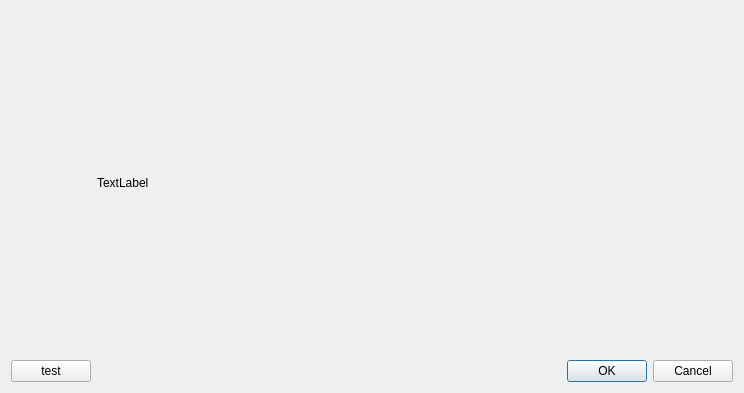
<?xml version="1.0" encoding="UTF-8"?>
<ui version="4.0">
 <class>CDialogBase</class>
 <widget class="QDialog" name="CDialogBase">
  <property name="geometry">
   <rect>
    <x>0</x>
    <y>0</y>
    <width>744</width>
    <height>393</height>
   </rect>
  </property>
  <property name="windowTitle">
   <string>Dialog</string>
  </property>
  <layout class="QGridLayout" name="gridLayout">
   <item row="0" column="1">
    <widget class="QLabel" name="imageLabel">
     <property name="text">
      <string>TextLabel</string>
     </property>
    </widget>
   </item>
   <item row="0" column="0">
    <widget class="QLabel" name="label">
     <property name="text">
      <string/>
     </property>
     <property name="pixmap">
      <pixmap>images/qt.png</pixmap>
     </property>
    </widget>
   </item>
   <item row="3" column="0">
    <widget class="QPushButton" name="btnTest">
     <property name="text">
      <string>test</string>
     </property>
    </widget>
   </item>
   <item row="3" column="1">
    <widget class="QDialogButtonBox" name="buttonBox">
     <property name="orientation">
      <enum>Qt::Horizontal</enum>
     </property>
     <property name="standardButtons">
      <set>QDialogButtonBox::Cancel|QDialogButtonBox::Ok</set>
     </property>
    </widget>
   </item>
  </layout>
 </widget>
 <resources/>
 <connections>
  <connection>
   <sender>buttonBox</sender>
   <signal>accepted()</signal>
   <receiver>CDialogBase</receiver>
   <slot>accept()</slot>
   <hints>
    <hint type="sourcelabel">
     <x>248</x>
     <y>254</y>
    </hint>
    <hint type="destinationlabel">
     <x>157</x>
     <y>274</y>
    </hint>
   </hints>
  </connection>
  <connection>
   <sender>buttonBox</sender>
   <signal>rejected()</signal>
   <receiver>CDialogBase</receiver>
   <slot>reject()</slot>
   <hints>
    <hint type="sourcelabel">
     <x>316</x>
     <y>260</y>
    </hint>
    <hint type="destinationlabel">
     <x>286</x>
     <y>274</y>
    </hint>
   </hints>
  </connection>
 </connections>
</ui>
